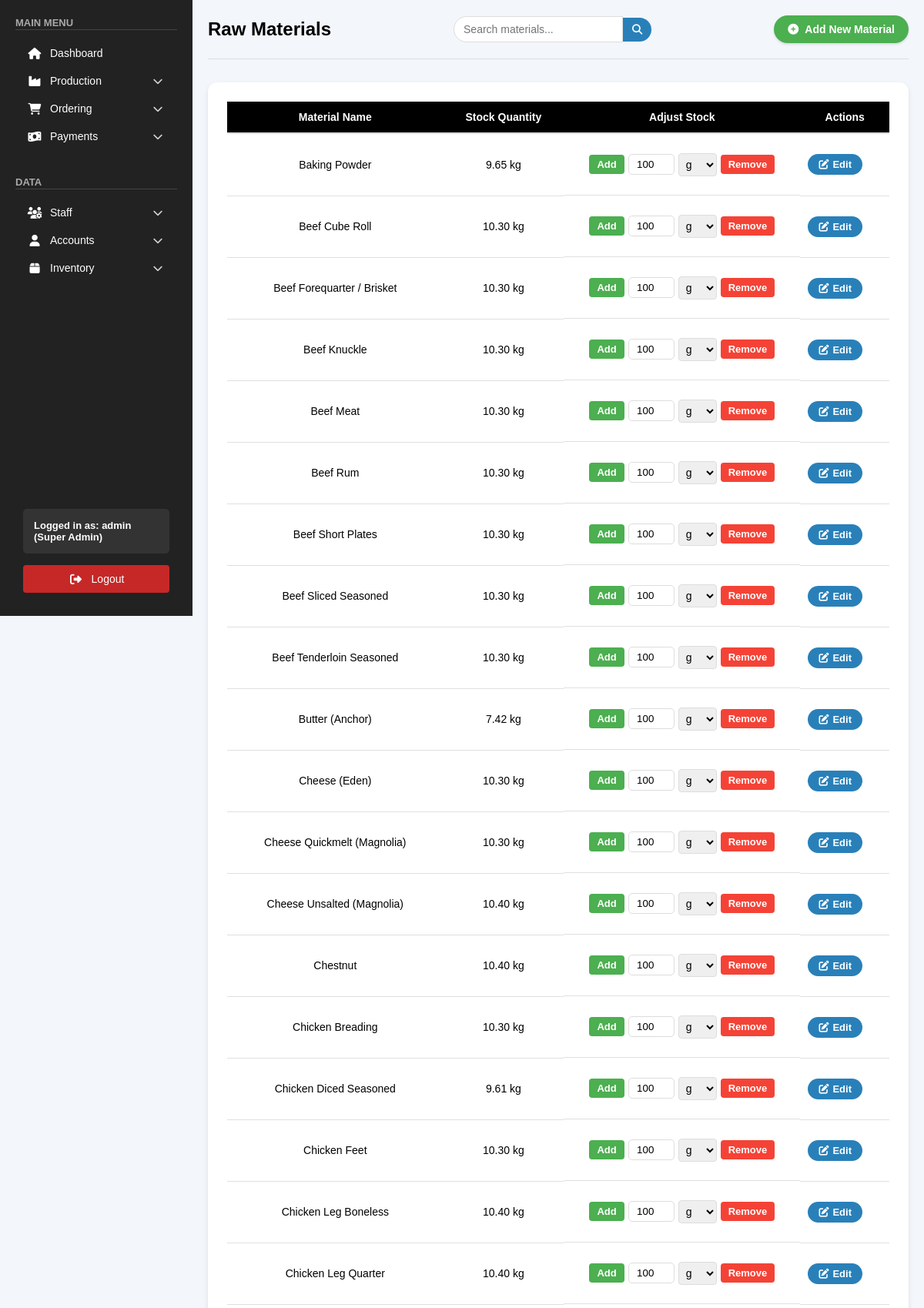
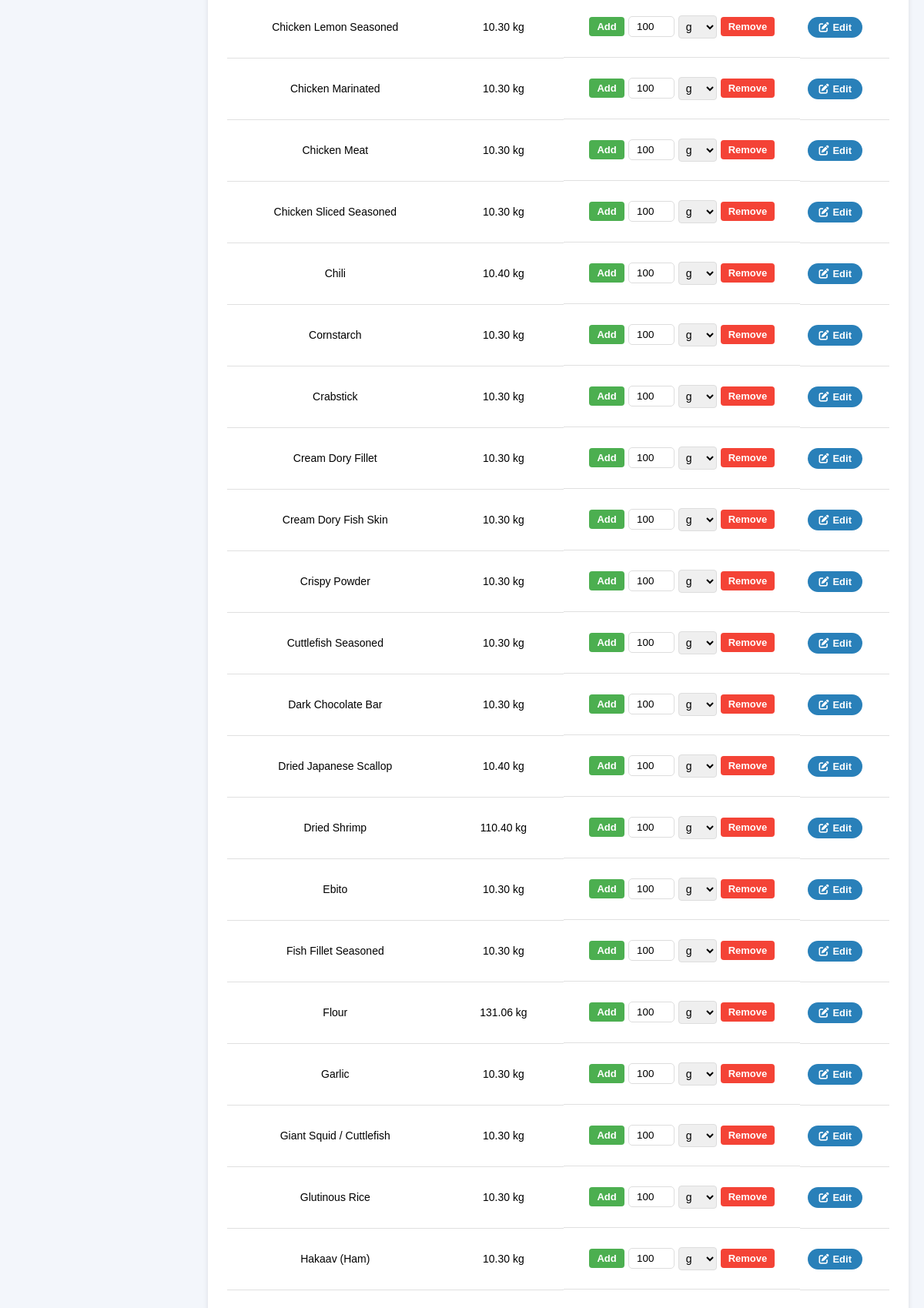
/admin/public/pages/raw_materials.php (signed in, upper part), run on the app's committed database (2 pictures, top to bottom).
### tables this page shows
CREATE TABLE `raw_materials` (
  `material_id` int(11) NOT NULL,
  `name` varchar(255) NOT NULL,
  `stock_quantity` decimal(10,2) NOT NULL DEFAULT 0.00 COMMENT 'Measured in grams',
  `created_at` timestamp NOT NULL DEFAULT current_timestamp(),
  `updated_at` timestamp NOT NULL DEFAULT current_timestamp() ON UPDATE current_timestamp()
);

### admin/public/pages/raw_materials.php (the view, shortened to what this page needs)
<?php
include "../../backend/db_connection.php";
$sql = "SELECT material_id, name, stock_quantity FROM raw_materials ORDER BY name";
$result = $conn->query($sql);
?>
<!DOCTYPE html>
<html lang="en">
<head>
    <link rel="stylesheet" href="/css/inventory.css">
    <link rel="stylesheet" href="/css/sidebar.css">
    <link rel="stylesheet" href="https://cdnjs.cloudflare.com/ajax/libs/font-awesome/6.4.2/css/all.min.css">
    <link rel="stylesheet" href="https://cdnjs.cloudflare.com/ajax/libs/toastr.js/latest/toastr.min.css">
</head>
<body>
    <?php include '../sidebar.php'; ?>
    <div class="main-content">
        <div class="inventory-header">
            <h1>Raw Materials</h1>
            <div class="search-filter-container">
                <div class="search-container">
                    <input type="text" id="search-input" placeholder="Search materials..." onkeyup="searchMaterials()">
                    <button class="search-btn"><i class="fas fa-search"></i></button>
                </div>
            </div>
            <button onclick="openAddMaterialForm()" class="add-product-btn">
                <i class="fas fa-plus-circle"></i> Add New Material
            </button>
        </div>
        <div class="inventory-table-container">
            <table class="inventory-table">
                <thead>
                    <tr>
                        <th>Material Name</th>
                        <th>Stock Quantity</th>
                        <th>Adjust Stock</th>
                        <th>Actions</th>
                    </tr>
                </thead>
                <tbody id="materials-table">
                    <?php
                    if ($result->num_rows > 0) {
                        while ($row = $result->fetch_assoc()) {
                            echo "<tr data-material-id='{$row['material_id']}' data-name='{$row['name']}'>
                                    <td>{$row['name']}</td>
                                    <td id='stock-{$row['material_id']}'>" . formatWeight($row['stock_quantity']) . "</td>
                                    <td class='adjust-stock'>
                                        <button class='add-btn' onclick='updateStock({$row['material_id']}, \"add\")'>Add</button>
                                        <input type='number' id='adjust-{$row['material_id']}' min='0.001' step='0.001' value='100'>
                                        <select id='unit-{$row['material_id']}'>
                                            <option value='g'>g</option>
                                            <option value='kg'>kg</option>
                                        </select>
                                        <button class='remove-btn' onclick='updateStock({$row['material_id']}, \"remove\")'>Remove</button>
                                    </td>
                                    <td>
                                        <button class='edit-btn' onclick='editMaterial({$row['material_id']})'>
                                            <i class='fas fa-edit'></i> Edit
                                        </button>
                                    </td>
                                </tr>";
                        }
                    } else {
                        echo "<tr><td colspan='4'>No materials found</td></tr>";
                    }
                    function formatWeight($weightInGrams) {
                        if ($weightInGrams >= 1000) {
                            return number_format($weightInGrams / 1000, 2) . " kg";
                        } else {
                            return number_format($weightInGrams, 2) . " g";
                        }
                    }
                    ?>
                </tbody>
            </table>
        </div>
    </div>
</body>
</html>

### admin/css/inventory.css (style rules this page uses)
body { font-family: Arial, sans-serif; background-color: #f3f6fb; margin: 0; box-sizing: border-box; }
.inventory-header { display: flex; justify-content: space-between; align-items: center; margin-bottom: 30px; padding-bottom: 20px; border-bottom: 1px solid #ddd; }
.inventory-header h1 { font-size: 24px; font-weight: bold; display: flex; align-items: center; gap: 12px; }
.search-filter-container { display: flex; gap: 15px; align-items: center; }
.search-container { display: flex; align-items: center; }
.search-container input { padding: 8px 12px; border-radius: 20px 0 0 20px; border: 1px solid #ddd; font-size: 14px; width: 220px; }
.search-container .search-btn { background-color: #2980b9; color: white; border: none; border-radius: 0 20px 20px 0; padding: 8px 12px; cursor: pointer; }
.add-product-btn { padding: 10px 18px; font-size: 14px; border: none; font-weight: bold; color: white; background-color: #4CAF50; border-radius: 20px; text-decoration: none; transition: 0.3s; display: flex; align-items: center; gap: 8px; box-shadow: 0px 2px 3px rgba(0, 0, 0, 0.1); cursor: pointer; }
.inventory-table-container { background-color: #ffffff; padding: 25px; border-radius: 12px; box-shadow: 0px 3px 6px rgba(0, 0, 0, 0.1); }
.inventory-table { width: 100%; border-collapse: collapse; font-size: 14px; }
.inventory-table th { background-color: black; color: white; font-weight: bold; padding: 12px; text-align: center; border-bottom: 2px solid #ddd; }
.inventory-table td { padding: 10px; text-align: center; border-bottom: 1px solid #e0e0e0; height: 100%; }
.inventory-table td.adjust-stock { height: 100%; padding: 0; }
.add-btn, .remove-btn, .edit-btn { padding: 6px 14px; font-size: 13px; font-weight: 600; border-radius: 20px; text-decoration: none; transition: background-color 0.3s; display: flex; align-items: center; gap: 5px; border: none; cursor: pointer; }
.add-btn { background-color: #4CAF50; color: white; }
.remove-btn { background-color: #f44336; color: white; }
.edit-btn { background-color: #2980b9; color: white; }
.adjust-stock { display: flex; align-items: center; justify-content: center; gap: 5px; height: 100%; min-height: 80px; padding: 10px; }
.adjust-stock input { width: 50px; padding: 5px; border-radius: 5px; border: 1px solid #ddd; text-align: center; }

### admin/css/sidebar.css (style rules this page uses)
* { margin: 0; padding: 0; box-sizing: border-box; font-family: Arial, sans-serif; text-decoration: none; }
.main-content { margin-left: 250px; padding: 20px; width: calc(100% - 250px); box-sizing: border-box; overflow-x: auto; }

### admin/public/pages/raw_materials.php (style rules this page uses)
.adjust-stock { display: flex; align-items: center; justify-content: center; gap: 5px; }
.adjust-stock input { width: 60px; text-align: center; margin-bottom: 0; }
.adjust-stock select { width: 50px; padding: 5px; border: 1px solid #ddd; border-radius: 4px; font-size: 14px; }
.add-btn, .remove-btn { padding: 5px 10px; border: none; border-radius: 4px; cursor: pointer; }
.add-btn { background-color: #4CAF50; color: white; }
.remove-btn { background-color: #f44336; color: white; }

### data on the page
raw_materials: name "Baking Powder", stock_quantity "9.65 kg", material_id "g"
raw_materials: name "Beef Cube Roll", stock_quantity "10.30 kg", material_id "g"
raw_materials: name "Beef Forequarter / Brisket", stock_quantity "10.30 kg", material_id "g"
raw_materials: name "Beef Knuckle", stock_quantity "10.30 kg", material_id "g"
raw_materials: name "Beef Meat", stock_quantity "10.30 kg", material_id "g"
raw_materials: name "Beef Rum", stock_quantity "10.30 kg", material_id "g"
raw_materials: name "Beef Short Plates", stock_quantity "10.30 kg", material_id "g"
raw_materials: name "Beef Sliced Seasoned", stock_quantity "10.30 kg", material_id "g"
raw_materials: name "Beef Tenderloin Seasoned", stock_quantity "10.30 kg", material_id "g"
raw_materials: name "Butter (Anchor)", stock_quantity "7.42 kg", material_id "g"
raw_materials: name "Cheese (Eden)", stock_quantity "10.30 kg", material_id "g"
raw_materials: name "Cheese Quickmelt (Magnolia)", stock_quantity "10.30 kg", material_id "g"
raw_materials: name "Cheese Unsalted (Magnolia)", stock_quantity "10.40 kg", material_id "g"
raw_materials: name "Chestnut", stock_quantity "10.40 kg", material_id "g"
raw_materials: name "Chicken Breading", stock_quantity "10.30 kg", material_id "g"
raw_materials: name "Chicken Diced Seasoned", stock_quantity "9.61 kg", material_id "g"
raw_materials: name "Chicken Feet", stock_quantity "10.30 kg", material_id "g"
raw_materials: name "Chicken Leg Boneless", stock_quantity "10.40 kg", material_id "g"
raw_materials: name "Chicken Leg Quarter", stock_quantity "10.40 kg", material_id "g"
raw_materials: name "Chicken Lemon Seasoned", stock_quantity "10.30 kg", material_id "g"
raw_materials: name "Chicken Marinated", stock_quantity "10.30 kg", material_id "g"
raw_materials: name "Chicken Meat", stock_quantity "10.30 kg", material_id "100", material_id "g"
raw_materials: name "Chicken Sliced Seasoned", stock_quantity "10.30 kg", material_id "g"
raw_materials: name "Chili", stock_quantity "10.40 kg", material_id "g"
raw_materials: name "Cornstarch", stock_quantity "10.30 kg", material_id "g"
raw_materials: name "Crabstick", stock_quantity "10.30 kg", material_id "g"
raw_materials: name "Cream Dory Fillet", stock_quantity "10.30 kg", material_id "g"
raw_materials: name "Cream Dory Fish Skin", stock_quantity "10.30 kg", material_id "g"
raw_materials: name "Crispy Powder", stock_quantity "10.30 kg", material_id "g"
raw_materials: name "Cuttlefish Seasoned", stock_quantity "10.30 kg", material_id "g"
raw_materials: name "Dark Chocolate Bar", stock_quantity "10.30 kg", material_id "g"
raw_materials: name "Dried Japanese Scallop", stock_quantity "10.40 kg", material_id "g"
raw_materials: name "Dried Shrimp", stock_quantity "110.40 kg", material_id "g"
raw_materials: name "Ebito", stock_quantity "10.30 kg", material_id "g"
raw_materials: name "Fish Fillet Seasoned", stock_quantity "10.30 kg", material_id "g"
raw_materials: name "Flour", stock_quantity "131.06 kg", material_id "g"
raw_materials: name "Garlic", stock_quantity "10.30 kg", material_id "g"
raw_materials: name "Giant Squid / Cuttlefish", stock_quantity "10.30 kg", material_id "g"
raw_materials: name "Glutinous Rice", stock_quantity "10.30 kg", material_id "g"
raw_materials: name "Hakaav (Ham)", stock_quantity "10.30 kg", material_id "g"

### other printed values
$username "admin"
$role "Super Admin"
